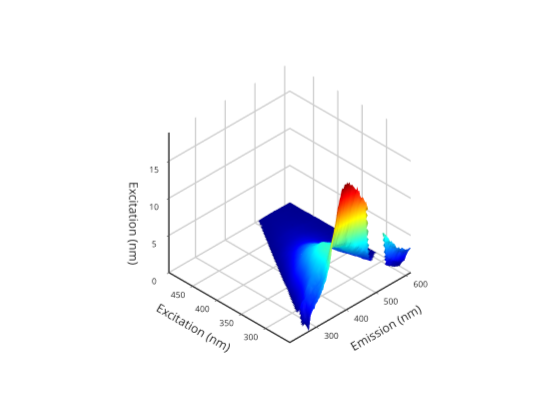

This figure's notebook cell:
### Markdown cell above
# Picking specific values

Using the graph below you can find fluorescence values at any ex/em pairs that you wish to use for fluorescnece indices such as humification index or fluorescence index.

### Code cell
% use the plotly plotting command to make the surface rotatable
graphics_toolkit ("plotly"); 
makesurfaceplot(F,em,ex)

### Figure 1 — Plotly figure (JSON) as saved in the notebook; plotly's stock layout.template omitted (floating-point values rounded to 4 significant figures; data arrays with more than 128 entries replaced by an {"elided": "..."} marker saying what was removed)
{"data": [{"autocolorscale": "false", "cauto": "false", "cmax": 17.09, "cmin": 0, "colorscale": [[0, "rgb(0,0,143)"], [0.01587, "rgb(0,0,159)"], [0.03175, "rgb(0,0,175)"], [0.04762, "rgb(0,0,191)"], [0.06349, "rgb(0,0,207)"], [0.07937, "rgb(0,0,223)"], [0.09524, "rgb(0,0,239)"], [0.1111, "rgb(0,0,255)"], [0.127, "rgb(0,15,255)"], [0.1429, "rgb(0,31,255)"], [0.1587, "rgb(0,47,255)"], [0.1746, "rgb(0,63,255)"], [0.1905, "rgb(0,79,255)"], [0.2063, "rgb(0,95,255)"], [0.2222, "rgb(0,111,255)"], [0.2381, "rgb(0,127,255)"], [0.254, "rgb(0,143,255)"], [0.2698, "rgb(0,159,255)"], [0.2857, "rgb(0,175,255)"], [0.3016, "rgb(0,191,255)"], [0.3175, "rgb(0,207,255)"], [0.3333, "rgb(0,223,255)"], [0.3492, "rgb(0,239,255)"], [0.3651, "rgb(0,255,255)"], [0.381, "rgb(15,255,239)"], [0.3968, "rgb(31,255,223)"], [0.4127, "rgb(47,255,207)"], [0.4286, "rgb(63,255,191)"], [0.4444, "rgb(79,255,175)"], [0.4603, "rgb(95,255,159)"], [0.4762, "rgb(111,255,143)"], [0.4921, "rgb(127,255,127)"], [0.5079, "rgb(143,255,111)"], [0.5238, "rgb(159,255,95)"], [0.5397, "rgb(175,255,79)"], [0.5556, "rgb(191,255,63)"], [0.5714, "rgb(207,255,47)"], [0.5873, "rgb(223,255,31)"], [0.6032, "rgb(239,255,15)"], [0.619, "rgb(255,255,0)"], [0.6349, "rgb(255,239,0)"], [0.6508, "rgb(255,223,0)"], [0.6667, "rgb(255,207,0)"], [0.6825, "rgb(255,191,0)"], [0.6984, "rgb(255,175,0)"], [0.7143, "rgb(255,159,0)"], [0.7302, "rgb(255,143,0)"], [0.746, "rgb(255,127,0)"], [0.7619, "rgb(255,111,0)"], [0.7778, "rgb(255,95,0)"], [0.7937, "rgb(255,79,0)"], [0.8095, "rgb(255,63,0)"], [0.8254, "rgb(255,47,0)"], [0.8413, "rgb(255,31,0)"], [0.8571, "rgb(255,15,0)"], [0.873, "rgb(255,0,0)"], [0.8889, "rgb(239,0,0)"], [0.9048, "rgb(223,0,0)"], [0.9206, "rgb(207,0,0)"], [0.9365, "rgb(191,0,0)"], [0.9524, "rgb(175,0,0)"], [0.9683, "rgb(159,0,0)"], [0.9841, "rgb(143,0,0)"], [1, "rgb(127,0,0)"]], "contours": {"x": {"highlight": true, "highlightcolor": "rgb(0, 0, 0)", "highlightwidth": 1, "show": false}, "y": {"highlight": true, "highlightcolor": "rgb(0, 0, 0)", "highlightwidth": 1, "show": false}, "z": {"highlight": true, "highlightcolor": "rgb(0, 0, 0)", "highlightwidth": 1, "show": false}}, "name": "", "scene": "scene", "showlegend": false, "showscale": false, "surfacecolor": {"elided": "77x125 float values"}, "type": "surface", "visibility": true, "x": [210.9, 214.1, 217.2, 220.4, 223.6, 226.7, 229.9, 233.1, 236.3, 239.5, 242.7, 245.8, 249.0, 252.2, 255.4, 258.6, 261.8, 265.0, 268.2, 271.4, 274.6, 277.9, 281.1, 284.3, 287.5, 290.7, 293.9, 297.2, 300.4, 303.6, 306.9, 310.1, 313.3, 316.6, 319.8, 323.0, 326.3, 329.5, 332.8, 336.0, 339.3, 342.5, 345.8, 349.0, 352.3, 355.5, 358.8, 362.1, 365.3, 368.6, 371.9, 375.1, 378.4, 381.7, 384.9, 388.2, 391.5, 394.8, 398.1, 401.3, 404.6, 407.9, 411.2, 414.5, 417.8, 421.1, 424.4, 427.7, 431.0, 434.2, 437.5, 440.8, 444.1, 447.5, 450.8, 454.1, 457.4, 460.7, 464.0, 467.3, 470.6, 473.9, 477.2, 480.5, 483.9, 487.2, 490.5, 493.8, 497.1, 500.5, 503.8, 507.1, 510.4, 513.7, 517.1, 520.4, 523.7, 527.0, 530.4, 533.7, 537.0, 540.4, 543.7, 547.0, 550.4, 553.7, 557.0, 560.4, 563.7, 567.0, 570.4, 573.7, 577.0, 580.4, 583.7, 587.1, 590.4, 593.7, 597.1, 600.4, 603.8, 607.1, 610.5, 613.8, 617.1], "y": [498.6, 495.4, 492.1, 488.8, 485.6, 482.3, 479.0, 475.7, 472.5, 469.2, 465.9, 462.7, 459.4, 456.1, 452.9, 449.6, 446.3, 443.0, 439.8, 436.5, 433.2, 430.0, 426.7, 423.4, 420.1, 416.9, 413.6, 410.3, 407.1, 403.8, 400.5, 397.3, 394.0, 390.7, 387.4, 384.2, 380.9, 377.6, 374.4, 371.1, 367.8, 364.6, 361.3, 358.0, 354.8, 351.5, 348.2, 344.9, 341.7, 338.4, 335.1, 331.9, 328.6, 325.3, 322.1, 318.8, 315.5, 312.2, 309.0, 305.7, 302.4, 299.2, 295.9, 292.6, 289.4, 286.1, 282.8, 279.5, 276.3, 273, 269.7, 266.5, 263.2, 259.9, 256.6, 253.4, 250.1], "z": {"elided": "77x125 float values"}}], "layout": {"height": 420, "hovermode": "closest", "margin": {"b": 0, "l": 0, "r": 0, "t": 0}, "plot_bgcolor": "rgba(0, 0, 0, 0)", "scene": {"aspectmode": "auto", "aspectratio": {"x": 1, "y": 1, "z": 1}, "camera": {"projection": {"type": "orthographic"}}, "domain": {"x": [0.13, 0.905], "y": [0.11, 0.925]}, "xaxis": {"autorange": false, "exponentformat": "none", "gridcolor": "", "gridwidth": 3, "linecolor": "rgb(38,38,38)", "linewidth": 3, "mirror": false, "range": [617.1, 210.9], "showgrid": true, "showline": true, "side": "bottom", "spikedash": "solid", "spikemode": "across", "spikesides": false, "spikethickness": 1, "tickangle": 0, "tickcolor": "rgb(38,38,38)", "tickfont": {"color": "rgb(38,38,38)", "size": 10}, "ticklen": 3, "ticks": "outside", "ticktext": ["300", "400", "500", "600"], "tickvals": [300, 400, 500, 600], "title": {"font": {"color": "rgb(38,38,38)", "size": 12}, "text": "Emission (nm)"}, "type": "linear", "visible": true, "zeroline": false}, "yaxis": {"autorange": false, "exponentformat": "none", "gridcolor": "", "gridwidth": 3, "linecolor": "rgb(38,38,38)", "linewidth": 3, "mirror": false, "range": [498.6, 250.1], "showgrid": true, "showline": true, "side": "left", "spikedash": "solid", "spikemode": "across", "spikesides": false, "spikethickness": 1, "tickangle": 0, "tickcolor": "rgb(38,38,38)", "tickfont": {"color": "rgb(38,38,38)", "size": 10}, "ticklen": 3, "ticks": "outside", "ticktext": ["300", "350", "400", "450"], "tickvals": [300, 350, 400, 450], "title": {"font": {"color": "rgb(38,38,38)", "size": 12}, "text": "Excitation (nm)"}, "type": "linear", "visible": true, "zeroline": false}, "zaxis": {"autorange": false, "exponentformat": "none", "gridcolor": "", "gridwidth": 3, "linecolor": "rgb(38,38,38)", "linewidth": 3, "mirror": false, "range": [0, 18.8], "showgrid": true, "showline": true, "side": "none", "spikedash": "solid", "spikemode": "across", "spikesides": false, "spikethickness": 1, "tickangle": 0, "tickcolor": "rgb(38,38,38)", "tickfont": {"color": "rgb(38,38,38)", "size": 10}, "ticklen": 3, "ticks": "outside", "ticktext": ["0", "5", "10", "15"], "tickvals": [0, 5, 10, 15], "title": {"font": {"color": "rgb(38,38,38)", "size": 12}, "text": "Excitation (nm)"}, "type": "linear", "visible": true, "zeroline": false}}, "showlegend": false, "width": 560}}
